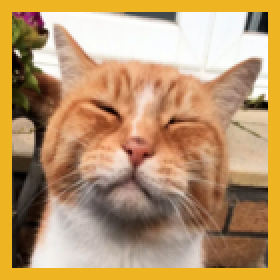
#> input picture cat.png, 140 x 140 px, found by its file name (shown 2 times larger)
$ python simdtest.py
#> lines starting #> are read from the running program, lines starting #| are printed output that depends on the picture
from PIL import Image

impath = "/home/vega/Coding/EntheosCam/cat.png"
im = Image.open(impath)
#> im is the input picture: PIL image 140x140 RGBA; mean R, G, B, A 185.6, 151.3, 110.3, 255
im = im.rotate(45)
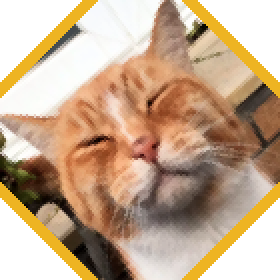
#> im: PIL image 140x140 RGBA (shown 2 times larger); mean R, G, B, A 152.3, 124.8, 97.9, 210.2; transparent parts drawn white
im.save("/home/vega/Coding/EntheosCam/cat_out.png")
